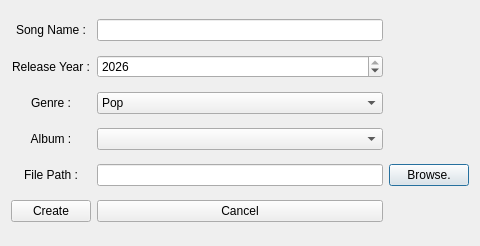
<?xml version="1.0" encoding="UTF-8"?>
<ui version="4.0">
 <class>CreateSongWindow</class>
 <widget class="QDialog" name="CreateSongWindow">
  <property name="geometry">
   <rect>
    <x>0</x>
    <y>0</y>
    <width>480</width>
    <height>246</height>
   </rect>
  </property>
  <property name="windowTitle">
   <string>Dialog</string>
  </property>
  <property name="layoutDirection">
   <enum>Qt::LayoutDirection::LeftToRight</enum>
  </property>
  <layout class="QGridLayout" name="gridLayout">
   <item row="0" column="2">
    <widget class="QLineEdit" name="songNameLineEdit"/>
   </item>
   <item row="8" column="3">
    <widget class="QPushButton" name="browseButton">
     <property name="text">
      <string>Browse.</string>
     </property>
    </widget>
   </item>
   <item row="15" column="2">
    <widget class="QPushButton" name="cancelButton">
     <property name="text">
      <string>Cancel</string>
     </property>
    </widget>
   </item>
   <item row="0" column="0">
    <widget class="QLabel" name="label">
     <property name="text">
      <string>Song Name :</string>
     </property>
     <property name="alignment">
      <set>Qt::AlignmentFlag::AlignCenter</set>
     </property>
    </widget>
   </item>
   <item row="15" column="0">
    <widget class="QPushButton" name="createButton">
     <property name="text">
      <string>Create</string>
     </property>
    </widget>
   </item>
   <item row="8" column="2">
    <widget class="QLineEdit" name="filePathLineEdit">
     <property name="readOnly">
      <bool>true</bool>
     </property>
    </widget>
   </item>
   <item row="8" column="0">
    <widget class="QLabel" name="label_5">
     <property name="text">
      <string>File Path :</string>
     </property>
     <property name="alignment">
      <set>Qt::AlignmentFlag::AlignCenter</set>
     </property>
    </widget>
   </item>
   <item row="1" column="0">
    <widget class="QLabel" name="label_2">
     <property name="text">
      <string>Release Year :</string>
     </property>
     <property name="alignment">
      <set>Qt::AlignmentFlag::AlignCenter</set>
     </property>
    </widget>
   </item>
   <item row="2" column="0">
    <widget class="QLabel" name="label_3">
     <property name="text">
      <string>Genre :</string>
     </property>
     <property name="alignment">
      <set>Qt::AlignmentFlag::AlignCenter</set>
     </property>
    </widget>
   </item>
   <item row="1" column="2">
    <widget class="QSpinBox" name="releaseYearSpinBox">
     <property name="minimum">
      <number>1900</number>
     </property>
     <property name="maximum">
      <number>2026</number>
     </property>
     <property name="value">
      <number>2026</number>
     </property>
    </widget>
   </item>
   <item row="4" column="2">
    <widget class="QComboBox" name="albumComboBox"/>
   </item>
   <item row="2" column="2">
    <widget class="QComboBox" name="genreComboBox">
     <item>
      <property name="text">
       <string>Pop</string>
      </property>
     </item>
     <item>
      <property name="text">
       <string>Rock</string>
      </property>
     </item>
     <item>
      <property name="text">
       <string>Hip Hop</string>
      </property>
     </item>
     <item>
      <property name="text">
       <string>Jazz</string>
      </property>
     </item>
     <item>
      <property name="text">
       <string>Classical</string>
      </property>
     </item>
     <item>
      <property name="text">
       <string>Traditional</string>
      </property>
     </item>
     <item>
      <property name="text">
       <string>Other</string>
      </property>
     </item>
    </widget>
   </item>
   <item row="4" column="0">
    <widget class="QLabel" name="label_4">
     <property name="text">
      <string>Album :</string>
     </property>
     <property name="alignment">
      <set>Qt::AlignmentFlag::AlignCenter</set>
     </property>
    </widget>
   </item>
  </layout>
 </widget>
 <resources/>
 <connections/>
</ui>
